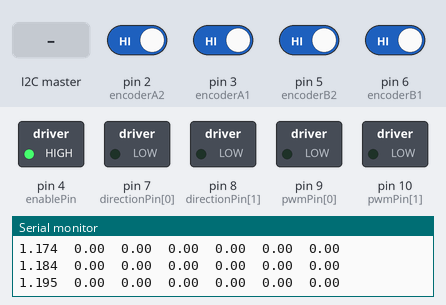
The sketch below on a simulated Arduino Uno, built with avr-gcc and run on an emulated ATmega328P. Parts: switched loads named in the sketch (green lamp = pin HIGH), the last lines printed to the serial monitor. Inputs (shaded band) come from the test bench; at power-on: pin 2 (encoderA2), pin 3 (encoderA1), pin 5 (encoderB2), pin 6 (encoderB1) HIGH.

Above: at 1.2 s.
1.3 s: pin 3 (encoderA1) driven LOW
At 3.0 s:
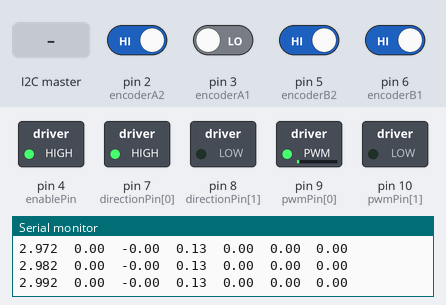
4.3 s: pin 2 (encoderA2) driven LOW
At 6.2 s:
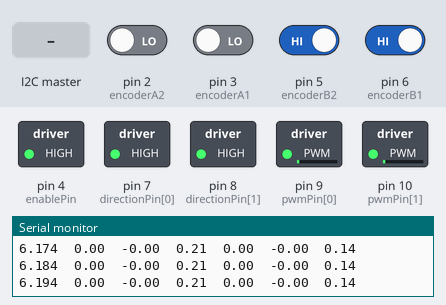
7.3 s: the I2C master sends the byte 1
10.3 s: the I2C master sends the byte 2
At 11.7 s:
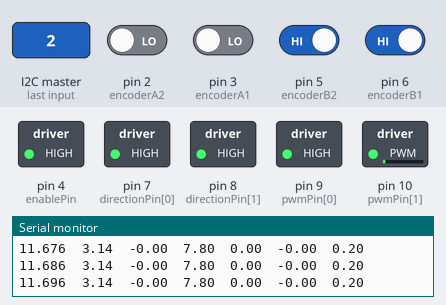
13.3 s: pin 2 (encoderA2) driven HIGH
At 14.5 s:
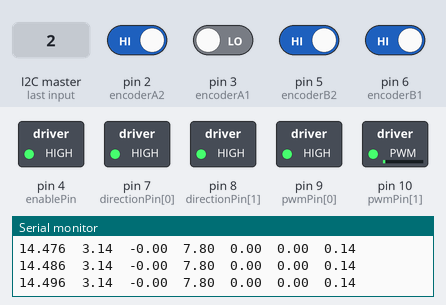
14.8 s: pin 2 (encoderA2) driven LOW and pin 5 (encoderB2) driven LOW
At 17.3 s:
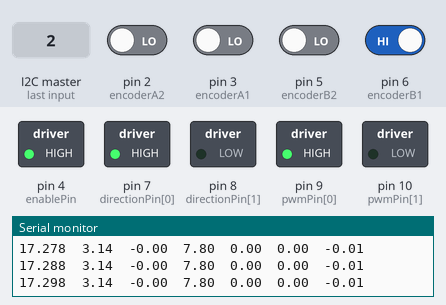
Timing chart, 0 to 18.8 s (numbered marks = the images above; inputs shaded):
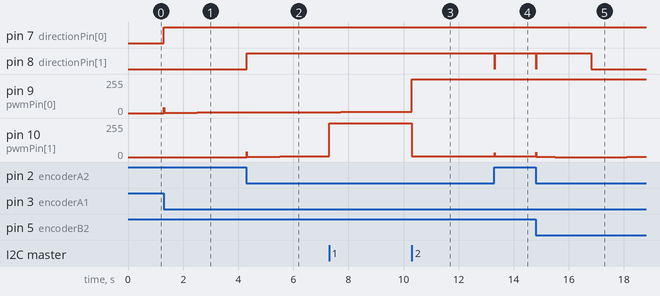

Measured:
- after the input at 1.3 s, pin 7 (directionPin[0]): LOW → HIGH at once; pin 9 (pwmPin[0]): 0/255 → 3/255 at once, → 4/255 1.2 s later, → 5/255 1.3 s later
- after the input at 4.3 s, pin 8 (directionPin[1]): LOW → HIGH at once; pin 10 (pwmPin[1]): 0/255 → 3/255 at once, → 4/255 1.2 s later, → 5/255 1.3 s later
- after the input at 10.3 s, pin 10 (pwmPin[1]): 255/255 → 5/255 at once, → 6/255 0.80 s later, → 7/255 1.3 s later
- after the input at 13.3 s, pin 8 (directionPin[1]): HIGH → LOW at once, → HIGH 0.01 s later; pin 10 (pwmPin[1]): 7/255 → 4/255 at once
- after the input at 14.8 s, pin 8 (directionPin[1]): HIGH → LOW at once, → HIGH 0.01 s later, → LOW 2.0 s later; pin 10 (pwmPin[1]): 4/255 → 1/255 at once, → 0/255 0.69 s later, → 1/255 2.6 s later

The sketch:

MiniProject_PositionControl.ino
```cpp
// Arduino 2 wheel pos. control
// Controls

// MiniProject_PositionControl.ino

// This is meant to hold each wheel at a goal angle of 0. This is also
// shown as pi radians where tape 0 is up or tape 1 is up.
// The goal is sent from Raspberry Pi over I2C.
// It can also be sent from the serial monitor when testing without the Pi.

// every wheel runs a cascade
// It's calculated like here:
// outer loop (position, PI):  desired_speed = Kp_pos*e + Ki_pos*integral(e)
//  inner loop (velocity, P):   Voltage       = Kp*(desired_speed - actual_speed)

// the exercise 2a velocity controller is the inner loop, not changed, where kp=3
// on both of the motors.
// the integral term found in the outer loop is what pulls a wheel back to its goal,
// after someone turns it by hand.

// the desired_speed is clamped to increase and decrease the max_speed.
// while the clamps active the integrator is frozen
// this is so that there are no buildups in large movements and overshoot doesnt occur

// to test this without pi, you would open the serial monitor at 115200.
// then you would type 0, 1, 2, or 3
// same meaning as I2C byte
// every 10ms the board will print the following:
// time goal_L pos_L volt_L goal_R pos_R volt_R
// angles will be in radians and voltages will be in V
// print_data just prints all that data and it can be set to false.

#include <Wire.h>

// pin assignments
const int enablePin = 4;

const int directionPin[2] = {7, 8};
const int pwmPin[2]       = {9, 10};
const int encoderA1 = 3, encoderB1 = 6;   // motor 1 cross wire
const int encoderA2 = 2, encoderB2 = 5;   // motor 2

// Explains what motor is the left wheel. If the wheels answer the wrong column
// of the quadrant table, these two numbers should be swapped then
const int LEFT  = 0;   // index 0 - motor 1
const int RIGHT = 1;   // index 1 - motor 2

// I2C
const int I2C_ADDRESS = 0x08;
volatile byte goal_byte = 0;        // written by I2C/Serial, read in loop()
volatile bool new_goal = false;

// Gains
// inner velocity loop from exercise 2a
const float Kp[2] = {3.0, 3.0};

// Outer position loop. Chosen from a discrete-time simulation of this
// this is the outer position loop. it's picked from a discrete-time simulation
// of this cascade with the identified motor models, like in position_control_sim.m
// about 0.7 s to settle on a pi rad step
const float Kp_pos = 8.0;           // (rad/s) per rad
const float Ki_pos = 2.0;           // (rad/s) per rad*s
const float max_speed = 8.0;        // rad/s clamp on desired_speed

// physical constants
const float Battery_Voltage = 7.8;
const float counts_per_rev = 3200.0;   // 64 counts/rev * 50:1 gearbox

// timing
const unsigned long desired_Ts_ms = 10;
unsigned long last_time_ms, start_time_ms;
const bool PRINT_DATA = true;

// controller state - two-element arrays with one per motor
volatile long encoderCount[2] = {0, 0};
long prevCount[2] = {0, 0};
float desired_pos[2] = {0, 0};
float integral_error[2] = {0, 0};

// encoder ISRs
// interrupts only on channel a and compare to b for direction
// increases/decreases by 2 for each edge keeps the 3200 counts/rev scaling
// like in exercise 2a
void encoderISR1() {
  if (digitalRead(encoderA1) == digitalRead(encoderB1)) encoderCount[0] += 2;
  else encoderCount[0] -= 2;
}

void encoderISR2() {
  if (digitalRead(encoderA2) == digitalRead(encoderB2)) encoderCount[1] += 2;
  else encoderCount[1] -= 2;
}

// these are I2C handlers
void receiveEvent(int howMany) {
  while (Wire.available()) {
    byte b = Wire.read();
    if (b <= 3) {
      goal_byte = b;
      new_goal = true;
    }
  }
}

void requestEvent() {
  Wire.write(goal_byte);
}

// this turns a goal byte into wheel angles, so 0 is to 0 rad, 1 is to pi rad
void applyGoal(byte b) {
  desired_pos[LEFT]  = ((b >> 1) & 1) ? PI : 0.0;
  desired_pos[RIGHT] = (b & 1) ? PI : 0.0;
}

// velocity loop
// this returns the signed commanded voltage so it can be printed
float runVelocityLoop(int i, float desired_speed, float actual_speed) {
  float error = desired_speed - actual_speed;
  float Voltage = Kp[i] * error;

  digitalWrite(directionPin[i], Voltage > 0 ? HIGH : LOW);

  unsigned int PWM = (unsigned int)(255.0 * abs(Voltage) / Battery_Voltage);
  if (PWM > 255) PWM = 255;          // this saturates at battery voltage
  analogWrite(pwmPin[i], PWM);

  if (Voltage >  Battery_Voltage) Voltage =  Battery_Voltage;
  if (Voltage < -Battery_Voltage) Voltage = -Battery_Voltage;
  return Voltage;
}

void setup() {
  pinMode(enablePin, OUTPUT);
  for (int i = 0; i < 2; i++) {
    pinMode(directionPin[i], OUTPUT);
    pinMode(pwmPin[i], OUTPUT);
  }

  pinMode(encoderA1, INPUT_PULLUP);
  pinMode(encoderB1, INPUT_PULLUP);
  pinMode(encoderA2, INPUT_PULLUP);
  pinMode(encoderB2, INPUT_PULLUP);
  attachInterrupt(digitalPinToInterrupt(encoderA1), encoderISR1, CHANGE);
  attachInterrupt(digitalPinToInterrupt(encoderA2), encoderISR2, CHANGE);

  digitalWrite(enablePin, HIGH);
  analogWrite(pwmPin[0], 0);
  analogWrite(pwmPin[1], 0);

  Wire.begin(I2C_ADDRESS);
  Wire.onReceive(receiveEvent);
  Wire.onRequest(requestEvent);

  Serial.begin(115200);
  Serial.println("Ready. Type 0-3 to set goal (bit1 = left, bit0 = right).");

  last_time_ms = millis();
  start_time_ms = last_time_ms;
}

void loop() {
  // this serial goal input is for testing
  while (Serial.available()) {
    char c = Serial.read();
    if (c >= '0' && c <= '3') {
      goal_byte = c - '0';
      new_goal = true;
    }
  }

  // this picks up a new goal from I2C or serial
  if (new_goal) {
    noInterrupts();
    byte b = goal_byte;
    new_goal = false;
    interrupts();
    applyGoal(b);
  }

  // this reads the encoders
  long count[2];
  noInterrupts();
  count[0] = encoderCount[0];
  count[1] = encoderCount[1];
  interrupts();

  float dt = (float)desired_Ts_ms / 1000.0;
  float actual_pos[2], actual_speed[2], voltage[2];

  for (int i = 0; i < 2; i++) {
    actual_pos[i]   = 2.0 * PI * (float)count[i] / counts_per_rev;
    actual_speed[i] = 2.0 * PI * (float)(count[i] - prevCount[i]) / counts_per_rev / dt;
    prevCount[i] = count[i];

    // this is the outer position look, pi and managing that clamping stuff
    float pos_error = desired_pos[i] - actual_pos[i];
    float desired_speed = Kp_pos * pos_error + Ki_pos * integral_error[i];

    if (desired_speed > max_speed) {
      desired_speed = max_speed;
    } else if (desired_speed < -max_speed) {
      desired_speed = -max_speed;
    } else {
      integral_error[i] += pos_error * dt;
    }

    // this is an inner velocity loop here
    voltage[i] = runVelocityLoop(i, desired_speed, actual_speed[i]);
  }

  // data out is time goal_L pos_L volt_L goal_R pos_R volt_R
  if (PRINT_DATA) {
    Serial.print((float)(millis() - start_time_ms) / 1000.0, 3); Serial.print("\t");
    Serial.print(desired_pos[LEFT]);   Serial.print("\t");
    Serial.print(actual_pos[LEFT]);    Serial.print("\t");
    Serial.print(voltage[LEFT]);       Serial.print("\t");
    Serial.print(desired_pos[RIGHT]);  Serial.print("\t");
    Serial.print(actual_pos[RIGHT]);   Serial.print("\t");
    Serial.println(voltage[RIGHT]);
  }


  // this holds the 10 ms sample period
  while (millis() < last_time_ms + desired_Ts_ms) {}
  last_time_ms = millis();
}
```
